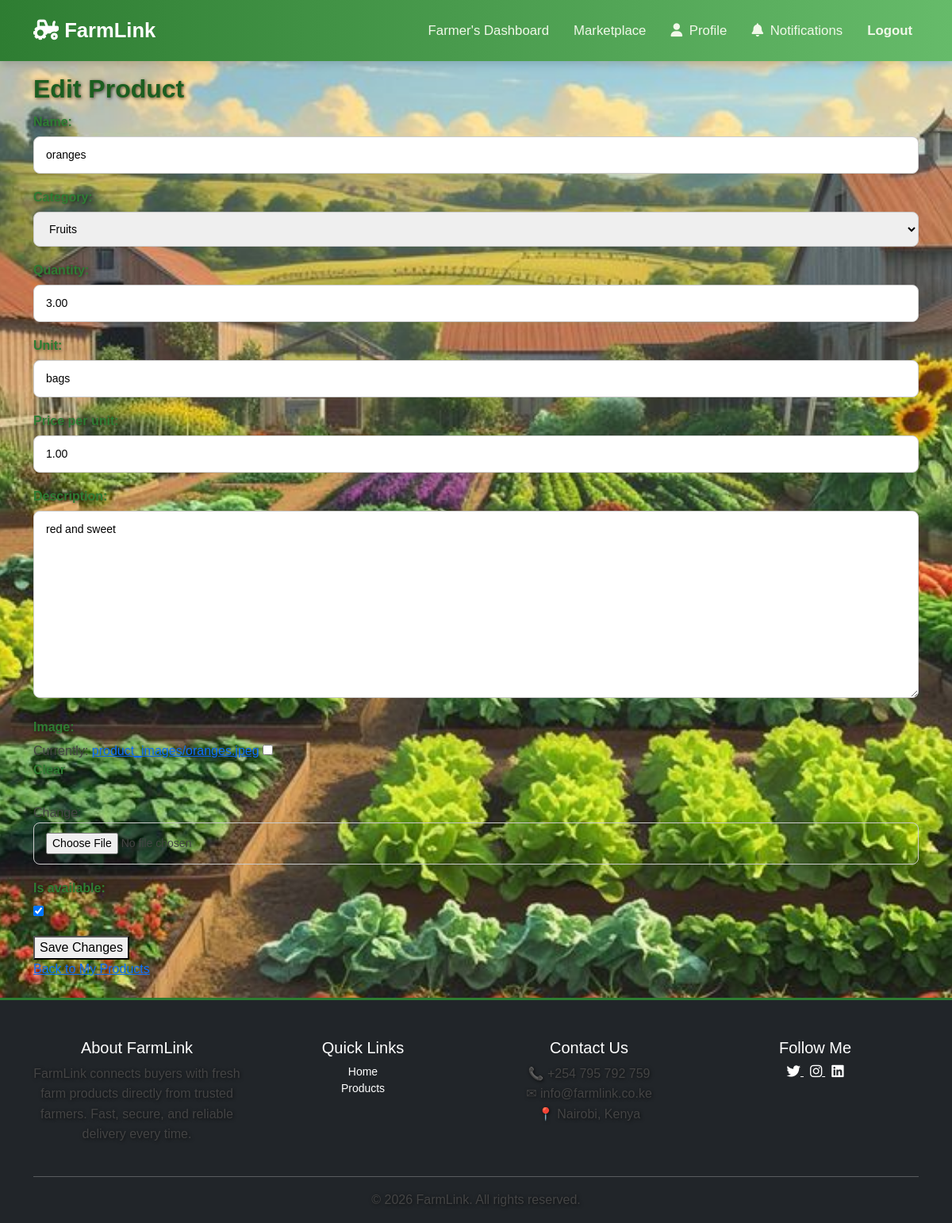
/products/edit/14/ (signed in), run on the app's committed database.
### accounts/models.py (models this page shows, shortened)
class Product(models.Model):
    CATEGORIES = [
        ('vegetables', 'Vegetables'),
        ('fruits', 'Fruits'),
        ('grains', 'Grains'),
        ('dairy', 'Dairy'),
        ('poultry', 'Poultry'),
        ('other', 'Other'),
    ]
    farmer = models.ForeignKey(User, on_delete=models.CASCADE, related_name='products')
    name = models.CharField(max_length=100)
    category = models.CharField(max_length=20, choices=CATEGORIES)
    quantity = models.DecimalField(max_digits=10, decimal_places=2)
    unit = models.CharField(max_length=20, default='kg')
    price_per_unit = models.DecimalField(max_digits=10, decimal_places=2)
    description = models.TextField(blank=True)   # optional improvement
    image = models.ImageField(upload_to='product_images/', blank=True, null=True)
    created_at = models.DateTimeField(auto_now_add=True)
    is_available = models.BooleanField(default=True)

### accounts/views.py (the view)
# urls.py: path('products/edit/<int:product_id>/', views.edit_product, name='edit_product'),
@login_required
def edit_product(request, product_id):
    product = get_object_or_404(Product, id=product_id)
    if request.user.profile.role != "farmer":
        messages.error(request, "You are not allowed to edit products.")
        return redirect("home")
    if product.farmer != request.user:
        messages.error(request, "You can only edit your own products.")
        return redirect("dashboard_farmer")
    if request.method == 'POST':
        form = ProductForm(request.POST, instance=product)
        if form.is_valid():
            form.save()
            messages.success(request, "Product updated successfully.")
            return redirect('dashboard_farmer')
    else:
        form = ProductForm(instance=product)
    return render(request, 'products/edit_product.html', {'form': form})

### accounts/forms.py
class ProductForm(forms.ModelForm):
    class Meta:
        model = Product
        exclude = ("farmer",)  # set by the view
        widgets = {
            "category": forms.Select(),}

### accounts/context_processors.py (called while the page is built)
def notification_count(request):
    if request.user.is_authenticated:
        unread_count = Notification.objects.filter(
            user=request.user,
            is_read=False
        ).count()
    else:
        unread_count = 0
    return {'unread_count': unread_count,
            'google_maps_key': settings.GOOGLE_MAPS_API_KEY,
            }

### accounts/models.py (called while the page is built)
    def is_farmer(self):
        return self.role == self.ROLE_FARMER

### accounts/templates/products/edit_product.html (shortened to what this page needs)
{% extends 'base.html' %}
{% block content %}
<h2>Edit Product</h2>
<form method="post">
    {{ form.as_p }}
    <button type="submit">Save Changes</button>
</form>
<a href="{% url 'my_products' %}">Back to My Products</a>
{% endblock %}

### static/css/style.css (style rules this page uses)
body { margin: 0; padding: 0; font-family: "Poppins", sans-serif; background-image: url("/static/images/hero-farm.jpeg"); background-size: cover; background-position: center; background-repeat: no-repeat; min-height: 100vh; color: #fff; }
section, h1, h2, h3, p, .btn { position: relative; z-index: 1; text-shadow: 1px 1px 4px rgba(0, 0, 0, 0.7); }
h1, h2, h3 { font-weight: 600; }
body { margin: 0; padding: 0; font-family: "Poppins", sans-serif; color: #333; background-color: #f8f9fa; }
h2 { font-size: 32px; font-weight: 700; color: #1b5e20; margin-bottom: 10px; }
p { font-size: 16px; color: #444; }
form p { margin-bottom: 18px; }
form label { display: block; font-weight: 600; margin-bottom: 6px; color: #2e7d32; }
form input[type="text"], form input[type="email"], form input[type="password"], form input[type="number"], form input[type="file"], form select, form textarea { width: 100%; padding: 12px 15px; border: 1px solid #ccc; border-radius: 8px; font-size: 14px; font-family: "Poppins", sans-serif; transition: border 0.3s ease, box-shadow 0.3s ease; }

### data on the page
Product: name "oranges", category "Fruits", quantity "3.00", unit "bags", price_per_unit "1.00", description "red and sweet", is_available "☑"
